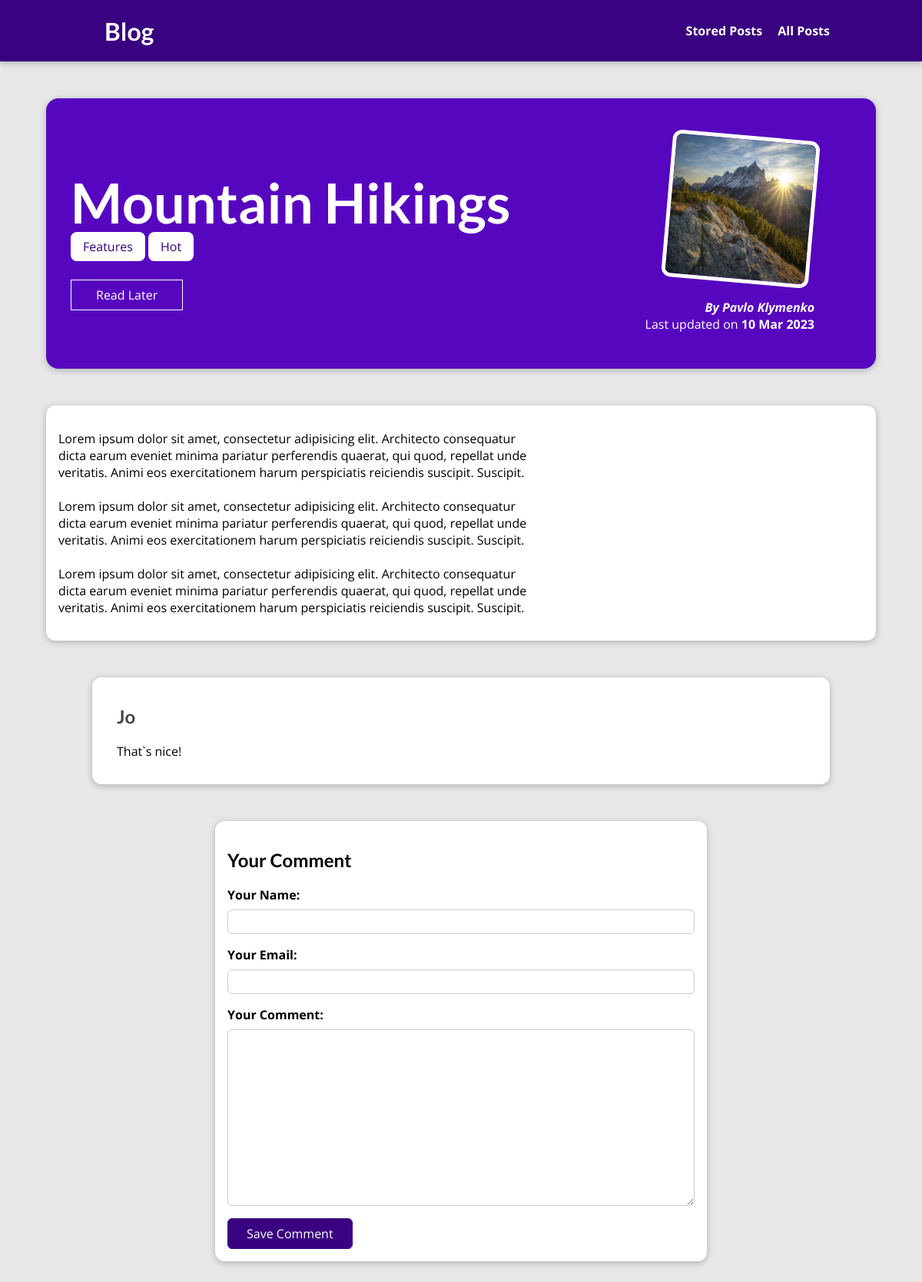
The app's page /all_posts/hike-in-the-mountains with its own data.
### blog/models.py (models this page shows, shortened)
class Post(models.Model):
    title = models.CharField(max_length=50)
    excerpt = models.CharField(max_length=200)
    image = models.ImageField(upload_to="posts", null=True)
    date = models.DateField(auto_now=True)
    slug = models.SlugField(unique=True, db_index=True)
    content = models.TextField(validators=[MinLengthValidator(10)])
    author = models.ForeignKey(
        Author, null=True, on_delete=models.SET_NULL, related_name="posts")
    tags = models.ManyToManyField(Tag)

class Tag(models.Model):
    caption = models.CharField(max_length=20)
    def __str__(self):
        return self.caption

class Author(models.Model):
    first_name = models.CharField(max_length=100)
    last_name = models.CharField(max_length=100)
    email_address = models.EmailField()
    def full_name(self):
        return f"{self.first_name} {self.last_name}"
    def __str__(self):
        return self.full_name()

class Comment(models.Model):
    user_name = models.CharField(max_length=50)
    user_email = models.EmailField()
    text = models.TextField(max_length=2000)
    post = models.ForeignKey(
        Post, on_delete=models.CASCADE, related_name="comments")

### blog/views.py (the view)
# urls.py: path("all_posts/<slug:slug>", views.SinglePostView.as_view(),
class SinglePostView(View):
    def is_stored_post(self, request, post_id):
        stored_posts = request.session.get("stored_posts")
        if stored_posts is not None:
            is_saved_for_later = post_id in stored_posts
        else:
            is_saved_for_later = False
        return is_saved_for_later
    template_name = "blog/post-detail.html"
    model = Post
    def get(self, request, slug):
        post = Post.objects.get(slug=slug)
        context = {
            "post": post,
            "post_tags": post.tags.all(),
            "comment_form": CommentForm(),
            "comments": post.comments.all().order_by("-id"),
            "saved_for_later": self.is_stored_post(request, post.id)
        }
        return render(request, "blog/post-detail.html", context)
    def post(self, request, slug):
        comment_form = CommentForm(request.POST)
        post = Post.objects.get(slug=slug)
        if comment_form.is_valid():
            comment = comment_form.save(commit=False)
            comment.post = post
            comment.save()
            return HttpResponseRedirect(reverse("post-detail-page", args=[slug]))
        context = {
            "post": post,
            "post_tags": post.tags.all(),
            "comment_form": comment_form,
            "comments": post.comments.all().order_by("-id"),
            "saved_for_later": self.is_stored_post(request, post.id)
        }
        return render(request, "blog/post-detail.html", context)

### blog/forms.py
class CommentForm(ModelForm):
    class Meta:
        model = Comment
        exclude = ["post"]
        labels = {
            "user_name": "Your Name",
            "user_email": "Your Email",
            "text": "Your Comment"
        }

### blog/templates/blog/post-detail.html (shortened to what this page needs)
{% extends "base.html" %}
{% load static %}
{% block css_files %}
  <link rel="stylesheet" href="{% static 'blog/post-detail.css' %}">
{% endblock %}
{% block content %}
  <section id="summary">
    <h2>{{ post.title }}</h2>
    <div>
      {% for tag in post_tags %}
        <span class="tag">{{ tag }}</span>
      {% endfor %}
    </div>
    <div id="read-later">
      <form action="{% url 'read-later' %}" method="POST">
        <button>
          {% if saved_for_later %}
            Remove from "Read Later" List
          {% else %}
            Read Later
          {% endif %}
        </button>
      </form>
    </div>
    <article>
      <img src="{{ post.image.url }}" alt="{{ post.title }}">
      <address>By <a href="mailto:{{ post.author.email_address }}">{{ post.author }}</a></address>
      <div>
        Last updated on <time>{{ post.date|date:"d M Y" }}</time>
      </div>
    </article>
  </section>
  <main>
    {{ post.content|linebreaks }}
  </main>
<section id="comments">
  <ul>
    {% for comment in comments %}
      <li>
        <h2>{{comment.user_name }}</h2>
        <p>{{ comment.text|linebreaks }}</p>
      </li>
    {% endfor %}
  </ul>
</section>
  <section id="comment-form">
    <h2>Your Comment</h2>
    <form action="{% url 'post-detail-page' post.slug %}" method="POST">
      {% for form_field in comment_form %}
      <div class="form-control {% if form_field.errors %}invalid{% endif %}">
        {{ form_field.label_tag }}
        {{ form_field }}
      </div>
      {% endfor %}
      <button>Save Comment</button>
    </form>
  </section>
{% endblock %}

### templates/base.html (shortened to what this page needs)
{% load static %}
<!DOCTYPE html>
<html>
    <head>
        <link rel="stylesheet" href="{% static 'app.css' %}">
        {% block css_files %}{% endblock %}
    </head>
    <body>
        <header id="main-navigation">
            <h1><a href="{% url 'index' %}">Blog</a></h1>
            <nav>
                <a href="{% url 'read-later' %}">Stored Posts</a>
                <a href="{% url 'posts-page' %}">All Posts</a>
            </nav>
        </header>
        {% block content %}
        {% endblock %}
    </body>
</html>

### static/app.css (style rules this page uses)
* { box-sizing: border-box; }
html { font-family: 'Open Sans', 'Lato', sans-serif; }
body { margin: 0; }
h1, h2, h3 { font-family: 'Lato', sans-serif; font-weight: bold; }
#main-navigation { width: 100%; height: 5rem; display: flex; justify-content: space-between; align-items: center; padding: 0 10%; position: absolute; top: 0; left: 0; }
#main-navigation a { text-decoration: none; color: white; font-weight: bold; margin-left: 1rem; }

### blog/static/blog/post-detail.css (style rules this page uses)
body { background-color: #e7e7e7; }
#main-navigation { background-color: #390281; box-shadow: 0 2px 8px rgba(0, 0, 0, 0.25); }
#summary { margin: 8rem auto 3rem auto; padding: 2rem; width: 90%; max-width: 90rem; border-radius: 16px; background-color: #5706c0; position: relative; box-shadow: 0 2px 8px rgba(0, 0, 0, 0.25); height: 22rem; }
#summary h2 { color: white; font-size: 4.5rem; margin-bottom: 0.25rem; }
#summary article { position: absolute; top: 2rem; right: 3rem; padding: 1rem 2rem; border-radius: 12px; text-align: right; color: white; }
#summary article img { width: 12rem; height: 12rem; border-radius: 12px; transform: rotateZ(5deg); border: 5px solid white; margin-bottom: 1rem; }
#summary address { font-weight: bold; }
#summary a { color: white; text-decoration: none; }
#summary time { font-weight: bold; }
#read-later { margin: 2rem 0; }
#read-later button { background-color: transparent; border: 1px solid white; padding: 0.5rem 2rem; font: inherit; color: white; cursor: pointer; }
main { width: 90%; max-width: 90rem; margin: 3rem auto; background-color: white; padding: 1rem; border-radius: 12px; box-shadow: 0 2px 8px rgba(0, 0, 0, 0.25); }
.tag { background-color: white; color: #390281; padding: 0.5rem 1rem; border-radius: 8px; }
#comment-form button { font: inherit; background-color: #390281; color: white; border: 1px solid #390281; padding: 0.5rem 1.5rem; border-radius: 6px; cursor: pointer; }
#comment-form { margin: 3rem auto; width: 90%; max-width: 40rem; border-radius: 12px; background-color: white; box-shadow: 0 2px 8px rgba(0, 0, 0, 0.25); padding: 1rem; }
.form-control { margin-bottom: 1rem; }
.form-control label { font-weight: bold; margin-bottom: 0.5rem; display: block; }
.form-control input, .form-control textarea { display: block; width: 100%; font: inherit; padding: 0.25rem; border-radius: 6px; border: 1px solid #ccc; }
#comments { margin: 3rem auto; width: 90%; max-width: 60rem; border-radius: 12px; background-color: white; box-shadow: 0 2px 8px rgba(0, 0, 0, 0.25); padding: 1rem 2rem; }
#comments ul { list-style: none; margin: 0; padding: 0; }
#comments li { margin-bottom: 1rem; border-bottom: 2px solid #ccc; }
#comments li:last-of-type { border-bottom: none; }
#comments h2 { color: #464646; }

### records on screen
Post: title "Mountain Hikings", image (picture), author "Pavlo Klymenko", date "10 Mar 2023", content "Lorem ipsum dolor sit amet, consectetur adipisicing elit. Architecto consequatur dicta earum eveniet minima pariatur perferendis quaerat, qui quod, repellat unde veritatis. Animi eos exercitationem harum perspiciatis reiciendis suscipit. Suscipit. Lorem ipsum dolor sit amet, consectetur adipisicing elit. Architecto consequatur dicta earum eveniet minima pariatur perferendis quaerat, qui quod, repellat unde veritatis. Animi eos exercitationem harum perspiciatis reiciendis suscipit. Suscipit. Lorem ipsum dolor sit amet, consectetur adipisicing elit. Architecto consequatur dicta earum eveniet minima pariatur perferendis quaerat, qui quod, repellat unde veritatis. Animi eos exercitationem harum…"
Tag: caption "Features"
Tag: caption "Hot"
Comment: user_name "Jo", text "That`s nice!"
